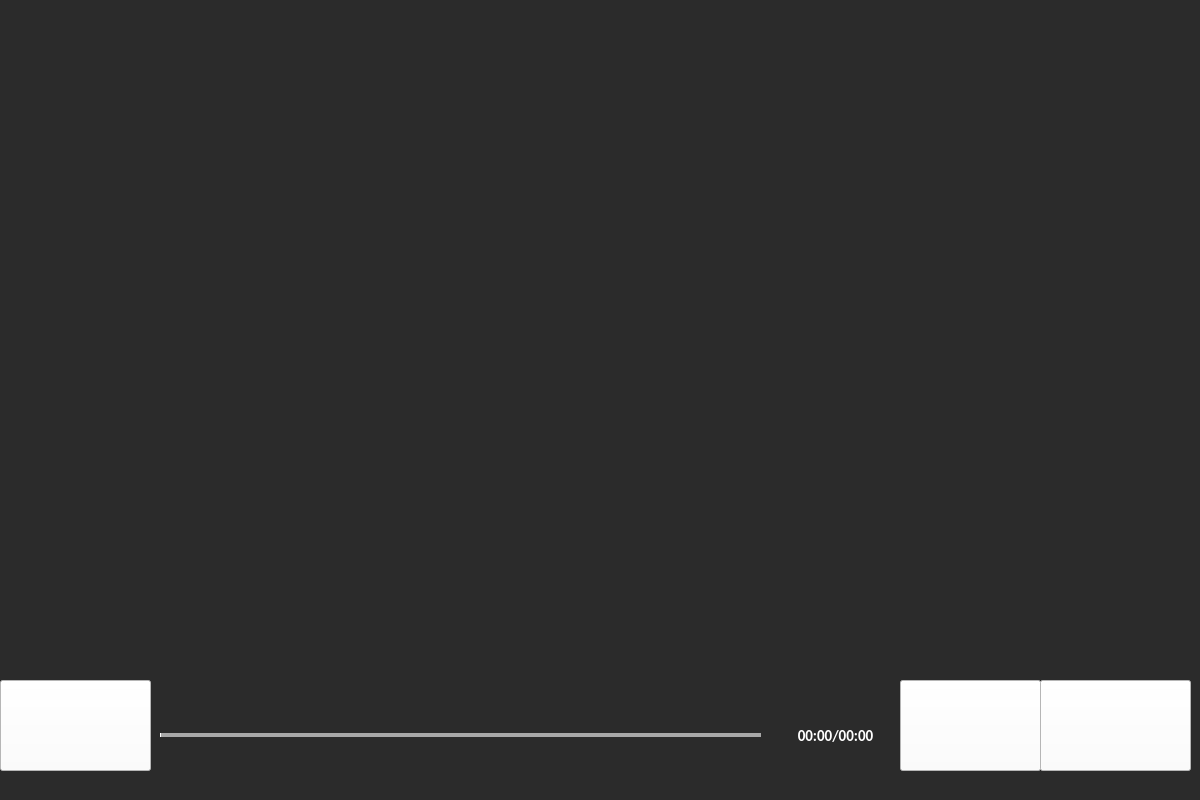
<?xml version="1.0" encoding="UTF-8"?>
<ui version="4.0">
 <class>vdieoWidget</class>
 <widget class="QWidget" name="vdieoWidget">
  <property name="geometry">
   <rect>
    <x>0</x>
    <y>0</y>
    <width>1200</width>
    <height>800</height>
   </rect>
  </property>
  <property name="windowTitle">
   <string>Form</string>
  </property>
  <property name="styleSheet">
   <string notr="true">background-color: rgb(43, 43, 43);</string>
  </property>
  <widget class="QLabel" name="label">
   <property name="geometry">
    <rect>
     <x>-40</x>
     <y>-10</y>
     <width>1321</width>
     <height>671</height>
    </rect>
   </property>
   <property name="text">
    <string/>
   </property>
  </widget>
  <widget class="QPushButton" name="pushButton">
   <property name="geometry">
    <rect>
     <x>900</x>
     <y>680</y>
     <width>141</width>
     <height>91</height>
    </rect>
   </property>
   <property name="styleSheet">
    <string notr="true">background-color: rgb(255, 255, 255);</string>
   </property>
   <property name="text">
    <string/>
   </property>
   <property name="icon">
    <iconset resource="res.qrc">
     <normaloff>:/backgrond/image/background/tianjia.png</normaloff>:/backgrond/image/background/tianjia.png</iconset>
   </property>
   <property name="iconSize">
    <size>
     <width>50</width>
     <height>50</height>
    </size>
   </property>
  </widget>
  <widget class="QPushButton" name="pushButton_2">
   <property name="geometry">
    <rect>
     <x>1040</x>
     <y>680</y>
     <width>151</width>
     <height>91</height>
    </rect>
   </property>
   <property name="styleSheet">
    <string notr="true">background-color: rgb(255, 255, 255);</string>
   </property>
   <property name="text">
    <string/>
   </property>
   <property name="icon">
    <iconset resource="res.qrc">
     <normaloff>:/backgrond/image/background/shanchu.png</normaloff>:/backgrond/image/background/shanchu.png</iconset>
   </property>
   <property name="iconSize">
    <size>
     <width>50</width>
     <height>50</height>
    </size>
   </property>
  </widget>
  <widget class="QPushButton" name="pushButton_3">
   <property name="geometry">
    <rect>
     <x>0</x>
     <y>680</y>
     <width>151</width>
     <height>91</height>
    </rect>
   </property>
   <property name="styleSheet">
    <string notr="true">background-color: rgb(255, 255, 255);</string>
   </property>
   <property name="text">
    <string/>
   </property>
   <property name="icon">
    <iconset resource="res.qrc">
     <normaloff>:/backgrond/image/background/bofang.png</normaloff>:/backgrond/image/background/bofang.png</iconset>
   </property>
   <property name="iconSize">
    <size>
     <width>50</width>
     <height>50</height>
    </size>
   </property>
  </widget>
  <widget class="QSlider" name="positionSliderTwo">
   <property name="enabled">
    <bool>true</bool>
   </property>
   <property name="geometry">
    <rect>
     <x>160</x>
     <y>710</y>
     <width>601</width>
     <height>51</height>
    </rect>
   </property>
   <property name="font">
    <font>
     <pointsize>13</pointsize>
    </font>
   </property>
   <property name="cursor">
    <cursorShape>PointingHandCursor</cursorShape>
   </property>
   <property name="styleSheet">
    <string notr="true">QSlider::add-page:Horizontal
{     
background-color: rgba(255, 255, 255,150);
height:4px;  
} 
QSlider::sub-page:Horizontal   
{  
background-color: rgb(255, 255, 255);
height:4px;
}
QSlider::groove:Horizontal   
{ 
background:transparent; 
height:4px;
}  
QSlider::handle:Horizontal
{ 
height:16px; 
width:16px; 
border-image:url(:/image/image/image/sliderHandle.png);
margin: -6 0px; 
}
      
</string>
   </property>
   <property name="singleStep">
    <number>10</number>
   </property>
   <property name="orientation">
    <enum>Qt::Horizontal</enum>
   </property>
   <property name="tickPosition">
    <enum>QSlider::NoTicks</enum>
   </property>
  </widget>
  <widget class="QLabel" name="positionLabel">
   <property name="enabled">
    <bool>true</bool>
   </property>
   <property name="geometry">
    <rect>
     <x>780</x>
     <y>710</y>
     <width>111</width>
     <height>51</height>
    </rect>
   </property>
   <property name="font">
    <font>
     <family>Calibri</family>
     <pointsize>11</pointsize>
     <weight>75</weight>
     <italic>false</italic>
     <bold>true</bold>
    </font>
   </property>
   <property name="styleSheet">
    <string notr="true">color:rgb(255, 255, 255);</string>
   </property>
   <property name="text">
    <string>00:00/00:00</string>
   </property>
   <property name="alignment">
    <set>Qt::AlignCenter</set>
   </property>
  </widget>
 </widget>
 <resources>
  <include location="res.qrc"/>
 </resources>
 <connections/>
</ui>
